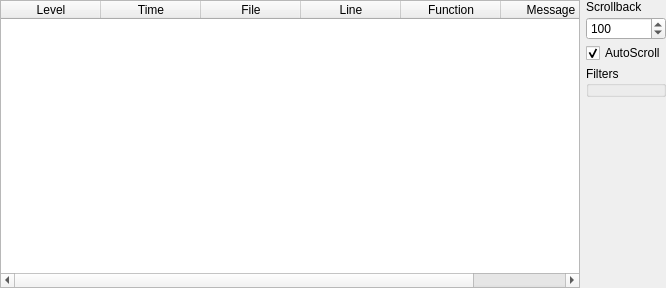
<?xml version="1.0" encoding="UTF-8"?>
<ui version="4.0">
 <class>LoggerWidgetClass</class>
 <widget class="QWidget" name="LoggerWidgetClass">
  <property name="geometry">
   <rect>
    <x>0</x>
    <y>0</y>
    <width>666</width>
    <height>288</height>
   </rect>
  </property>
  <property name="windowTitle">
   <string>LoggerWidget</string>
  </property>
  <layout class="QGridLayout" name="gridLayout">
   <property name="verticalSpacing">
    <number>3</number>
   </property>
   <property name="margin">
    <number>0</number>
   </property>
   <item row="0" column="0" rowspan="5">
    <widget class="QTableWidget" name="tableWidget">
     <property name="columnCount">
      <number>6</number>
     </property>
     <attribute name="horizontalHeaderCascadingSectionResizes">
      <bool>false</bool>
     </attribute>
     <attribute name="horizontalHeaderCascadingSectionResizes">
      <bool>false</bool>
     </attribute>
     <column>
      <property name="text">
       <string>Level</string>
      </property>
     </column>
     <column>
      <property name="text">
       <string>Time</string>
      </property>
     </column>
     <column>
      <property name="text">
       <string>File</string>
      </property>
     </column>
     <column>
      <property name="text">
       <string>Line</string>
      </property>
     </column>
     <column>
      <property name="text">
       <string>Function</string>
      </property>
     </column>
     <column>
      <property name="text">
       <string>Message</string>
      </property>
     </column>
    </widget>
   </item>
   <item row="1" column="1">
    <widget class="QSpinBox" name="scrollbackSpinBox">
     <property name="maximum">
      <number>999</number>
     </property>
     <property name="value">
      <number>100</number>
     </property>
    </widget>
   </item>
   <item row="0" column="1">
    <widget class="QLabel" name="label">
     <property name="text">
      <string>Scrollback</string>
     </property>
    </widget>
   </item>
   <item row="2" column="1">
    <widget class="QCheckBox" name="autoScrollCheckBox">
     <property name="text">
      <string>AutoScroll</string>
     </property>
     <property name="checked">
      <bool>true</bool>
     </property>
    </widget>
   </item>
   <item row="3" column="1">
    <widget class="QGroupBox" name="filterGroupBox">
     <property name="title">
      <string>Filters</string>
     </property>
    </widget>
   </item>
   <item row="4" column="1">
    <spacer name="verticalSpacer">
     <property name="orientation">
      <enum>Qt::Vertical</enum>
     </property>
     <property name="sizeHint" stdset="0">
      <size>
       <width>20</width>
       <height>40</height>
      </size>
     </property>
    </spacer>
   </item>
  </layout>
 </widget>
 <layoutdefault spacing="6" margin="11"/>
 <resources>
  <include location="../../../../resources/main.qrc"/>
 </resources>
 <connections/>
</ui>
